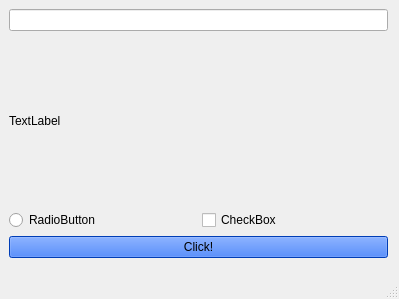
<?xml version="1.0" encoding="UTF-8"?>
<ui version="4.0">
 <class>MainWindow</class>
 <widget class="QMainWindow" name="MainWindow">
  <property name="geometry">
   <rect>
    <x>0</x>
    <y>0</y>
    <width>399</width>
    <height>299</height>
   </rect>
  </property>
  <property name="windowTitle">
   <string>MainWindow</string>
  </property>
  <widget class="QWidget" name="centralwidget">
   <widget class="QWidget" name="verticalLayoutWidget">
    <property name="geometry">
     <rect>
      <x>9</x>
      <y>9</y>
      <width>379</width>
      <height>249</height>
     </rect>
    </property>
    <layout class="QVBoxLayout" name="verticalLayout">
     <item>
      <widget class="QLineEdit" name="begir"/>
     </item>
     <item>
      <widget class="QLabel" name="lbl">
       <property name="text">
        <string>TextLabel</string>
       </property>
      </widget>
     </item>
     <item>
      <layout class="QHBoxLayout" name="horizontalLayout">
       <item>
        <widget class="QRadioButton" name="radioButton">
         <property name="text">
          <string>RadioButton</string>
         </property>
        </widget>
       </item>
       <item>
        <widget class="QCheckBox" name="checkBox">
         <property name="text">
          <string>CheckBox</string>
         </property>
        </widget>
       </item>
      </layout>
     </item>
     <item>
      <widget class="QPushButton" name="btn">
       <property name="styleSheet">
        <string notr="true">background-color: rgb(0, 85, 255);</string>
       </property>
       <property name="text">
        <string>Click!</string>
       </property>
      </widget>
     </item>
    </layout>
   </widget>
  </widget>
  <widget class="QMenuBar" name="menubar">
   <property name="geometry">
    <rect>
     <x>0</x>
     <y>0</y>
     <width>399</width>
     <height>21</height>
    </rect>
   </property>
  </widget>
  <widget class="QStatusBar" name="statusbar"/>
 </widget>
 <resources/>
 <connections/>
</ui>
